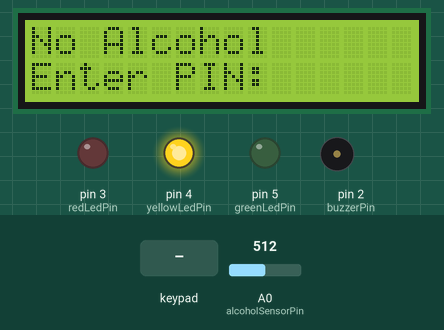
Bench run of a sketch on a simulated Arduino Uno, built with avr-gcc and run on an emulated ATmega328P. On the bench: 16×2 character LCD, output pins drawn as LEDs (lit = HIGH), buzzer (waves = sounding, pin HIGH). Inputs (shaded band) come from the test bench; at power-on: A0 (alcoholSensorPin) = 512. What the sketch prints to the serial monitor is not drawn.

Above: at 3.2 s.
3.3 s: key '#' pressed
At 3.62 s:
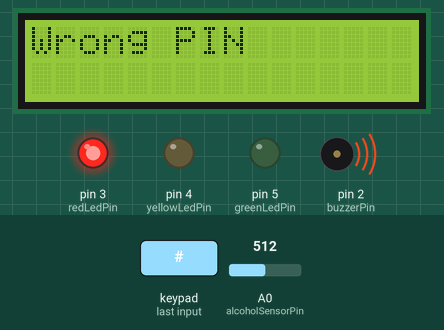
At 15.0 s:
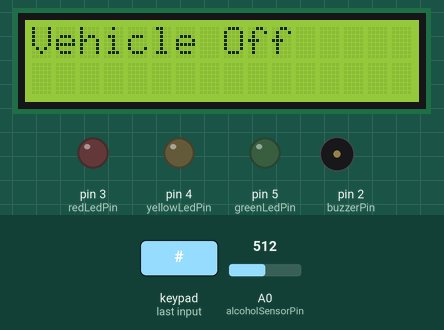
Timing chart, 0 to 19.8 s (numbered marks = the images above; inputs shaded):
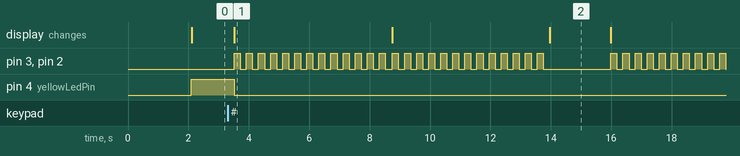

Measured:
- after the input at 3.3 s, pin 3 (redLedPin), pin 2 (buzzerPin): goes 25 × (HIGH 0.20 s, LOW 0.20 s), HIGH 0.20 s, LOW 2.2 s, 9 × (HIGH 0.20 s, LOW 0.20 s), HIGH 0.20 s, then LOW, starting after 0.22 s; pin 4 (yellowLedPin): HIGH → LOW after 0.22 s; the display: changes after 0.22 s (image 1)

The sketch:

SecureDrive_ArduinoCode.ino
```cpp
#include <Wire.h>
#include <LiquidCrystal_I2C.h>
#include <Keypad.h>

// Initialize the LCD library with the address of the I2C display
LiquidCrystal_I2C lcd(0x27, 16, 2);  // 0x27 is the default I2C address for a 16x2 display

// Define alcohol sensor pin
const int alcoholSensorPin = A0;

// Define keypad layout
const byte ROWS = 4;
const byte COLS = 4;
char keys[ROWS][COLS] = {
  {'1','2','3','A'},
  {'4','5','6','B'},
  {'7','8','9','C'},
  {'*','0','#','D'}
};
byte rowPins[ROWS] = {6, 7, 8, 9}; // connect to the row pinouts of the keypad
byte colPins[COLS] = {10, 11, 12, 13}; // connect to the column pinouts of the keypad
Keypad keypad = Keypad( makeKeymap(keys), rowPins, colPins, ROWS, COLS );

// Define L293D motor driver pins
const int motor1Pin1 = 8; // I1
const int motor1Pin2 = 9; // I2
const int motor2Pin1 = 10; // I3
const int motor2Pin2 = 11; // I4

// Define LED and buzzer pins
const int redLedPin = 3;
const int yellowLedPin = 4;
const int greenLedPin = 5;
const int buzzerPin = 2;

// Define correct pin number
const char correctPin[] = "5555"; // Pin number

char enteredPin[4] = ""; // Array to store entered PIN
bool alcoholDetected = false; // Flag to track alcohol detection
bool pinEntered = false; // Flag to track whether PIN has been entered correctly
unsigned long lastAlcoholCheck = 0; // Time of the last alcohol check

void setup() {
  // Initialize LCD display
  lcd.init();
  lcd.backlight();
  lcd.clear();
  lcd.setCursor(0, 0);
  lcd.print("  SECURE DRIVE");

  // Display the initial message for a few seconds before starting the loop
  delay(2000);  // Display for 2 seconds

  // Initialize motor driver pins
  pinMode(motor1Pin1, OUTPUT);
  pinMode(motor1Pin2, OUTPUT);
  pinMode(motor2Pin1, OUTPUT);
  pinMode(motor2Pin2, OUTPUT);

  // Initialize LED and buzzer pins
  pinMode(redLedPin, OUTPUT);
  pinMode(yellowLedPin, OUTPUT);
  pinMode(greenLedPin, OUTPUT);
  pinMode(buzzerPin, OUTPUT);

  // Initialize keypad
  keypad.setDebounceTime(50);

  // Initialize serial communication for debugging
  Serial.begin(9600);
}

void loop() {
  // Check alcohol sensor if 5 seconds have passed since the last check
  if (millis() - lastAlcoholCheck >= 5000) {
    int alcoholValue = analogRead(alcoholSensorPin);
    Serial.print("Alcohol Sensor Value: ");
    Serial.println(alcoholValue); // Continuously print sensor value

    // Adjust threshold based on actual sensor values
    alcoholDetected = (alcoholValue > 100); // Adjust threshold as needed
    lastAlcoholCheck = millis(); // Update the time of the last alcohol check

    if (alcoholDetected) {
      // Alcohol detected, vehicle off
      Serial.println("Alcohol Detected");
      lcd.clear();
      lcd.setCursor(0, 0);
      lcd.print("Alcohol Detected");
      alertAndShutdown();
    }
  }

  if (alcoholDetected) {
    // Alcohol detected, vehicle off
    return; // Exit loop to avoid further execution
  }

  if (!pinEntered) {
    lcd.clear();
    lcd.setCursor(0, 0);
    lcd.print("No Alcohol");
    digitalWrite(yellowLedPin, HIGH); // Yellow LED on
    Serial.println("No Alcohol Detected, Enter PIN");

    // Get PIN from keypad
    lcd.setCursor(0, 1);
    lcd.print("Enter PIN:");

    int index = 0;
    char key = keypad.getKey();

    while (index < 4 && key != '#') {
      key = keypad.getKey();

      if (key != NO_KEY) {
        if (key == '*' && index > 0) {
          // Backspace pressed, remove last entered digit
          enteredPin[--index] = '\0'; // Null terminate the string
          lcd.setCursor(10 + index, 1); // Move cursor back for LCD
          lcd.print(' '); // Clear the digit from display
          lcd.setCursor(10 + index, 1); // Move cursor back again
        } else if (isdigit(key)) {
          // Digit entered, add to the PIN
          enteredPin[index++] = key;
          lcd.print(key);
        }
        delay(200); // debounce delay
      }
    }

    // Check if correct PIN is entered
    if (strcmp(enteredPin, correctPin) == 0) {
      // Correct PIN entered, vehicle ready to run
      lcd.clear();
      lcd.setCursor(0, 0);
      lcd.print("Access Granted!");
      lcd.setCursor(0, 1);
      lcd.print("You can run Vehicle");
      digitalWrite(greenLedPin, HIGH); // Green LED on
      digitalWrite(yellowLedPin, LOW); // Turn off yellow LED
      delay(2000); // Delay to show message
      pinEntered = true; // Set flag that PIN has been entered correctly
      Serial.println("Correct PIN Entered, Vehicle Ready");
    } else {
      // Wrong PIN entered, alert and reset
      lcd.clear();
      lcd.setCursor(0, 0);
      lcd.print("Wrong PIN");
      Serial.println("Wrong PIN Entered");
      alertAndReset();
    }
  } else {
    // PIN entered correctly, run the motor
    runMotor();
  }
}

void runMotor() {
  // Run motors forward
  Serial.println("Vehicle Running...");
  lcd.clear();
  lcd.setCursor(0, 0);
  lcd.print("Happy Journey..!");

  digitalWrite(motor1Pin1, HIGH);
  digitalWrite(motor1Pin2, LOW);
  digitalWrite(motor2Pin1, HIGH);
  digitalWrite(motor2Pin2, LOW);

  // Display running message for 5 seconds
  delay(50000);

  // Stop motors
  digitalWrite(motor1Pin1, LOW);
  digitalWrite(motor1Pin2, LOW);
  digitalWrite(motor2Pin1, LOW);
  digitalWrite(motor2Pin2, LOW);

  // Display stop message
  lcd.clear();
  lcd.setCursor(0, 0);
  lcd.print("Motors Stopped");
  Serial.println("Motors Stopped");

  // Turn off LEDs
  digitalWrite(redLedPin, LOW);
  digitalWrite(yellowLedPin, LOW);
  digitalWrite(greenLedPin, LOW);

  // Reset entered PIN
  resetPin();

  // Reset flags
  pinEntered = false;
  alcoholDetected = false;
}

void alertAndShutdown() {
  // Turn off yellow LED explicitly
  digitalWrite(yellowLedPin, LOW);
  digitalWrite(greenLedPin, LOW);

  // Blink red LED and sound buzzer to alert for 5 seconds
  Serial.println("Alert: Alcohol Detected, Vehicle Off");
  unsigned long startTime = millis(); // Get the current time
  while (millis() - startTime < 5000) { // Run for 5 seconds
    digitalWrite(redLedPin, HIGH);
    digitalWrite(buzzerPin, HIGH);
    delay(200); // LED and buzzer on for 200ms
    digitalWrite(redLedPin, LOW);
    digitalWrite(buzzerPin, LOW);
    delay(200); // LED and buzzer off for 200ms
  }

  // Shutdown vehicle
  lcd.clear();
  lcd.setCursor(0, 0);
  lcd.print("Vehicle Off");
  Serial.println("Vehicle Shutdown");

  digitalWrite(redLedPin, LOW);
  digitalWrite(yellowLedPin, LOW);
  digitalWrite(greenLedPin, LOW);

  // Reset entered PIN
  resetPin();

  // Wait for a moment before allowing restart
  delay(2000);
}

void alertAndReset() {
  // Turn off yellow LED explicitly
  digitalWrite(yellowLedPin, LOW);
  digitalWrite(greenLedPin, LOW);

  // Blink red LED and sound buzzer to alert for 5 seconds
  Serial.println("Alert: Wrong PIN Entered");
  unsigned long startTime = millis(); // Get the current time
  while (millis() - startTime < 5000) { // Run for 5 seconds
    digitalWrite(redLedPin, HIGH);
    digitalWrite(buzzerPin, HIGH);
    delay(200); // LED and buzzer on for 200ms
    digitalWrite(redLedPin, LOW);
    digitalWrite(buzzerPin, LOW);
    delay(200); // LED and buzzer off for 200ms
  }

  // Clear entered PIN
  resetPin();
  Serial.println("Resetting PIN");
}

void resetPin() {
  // Reset entered PIN
  for (int i = 0; i < 4; ++i) {
    enteredPin[i] = '\0';
  }
}
```
